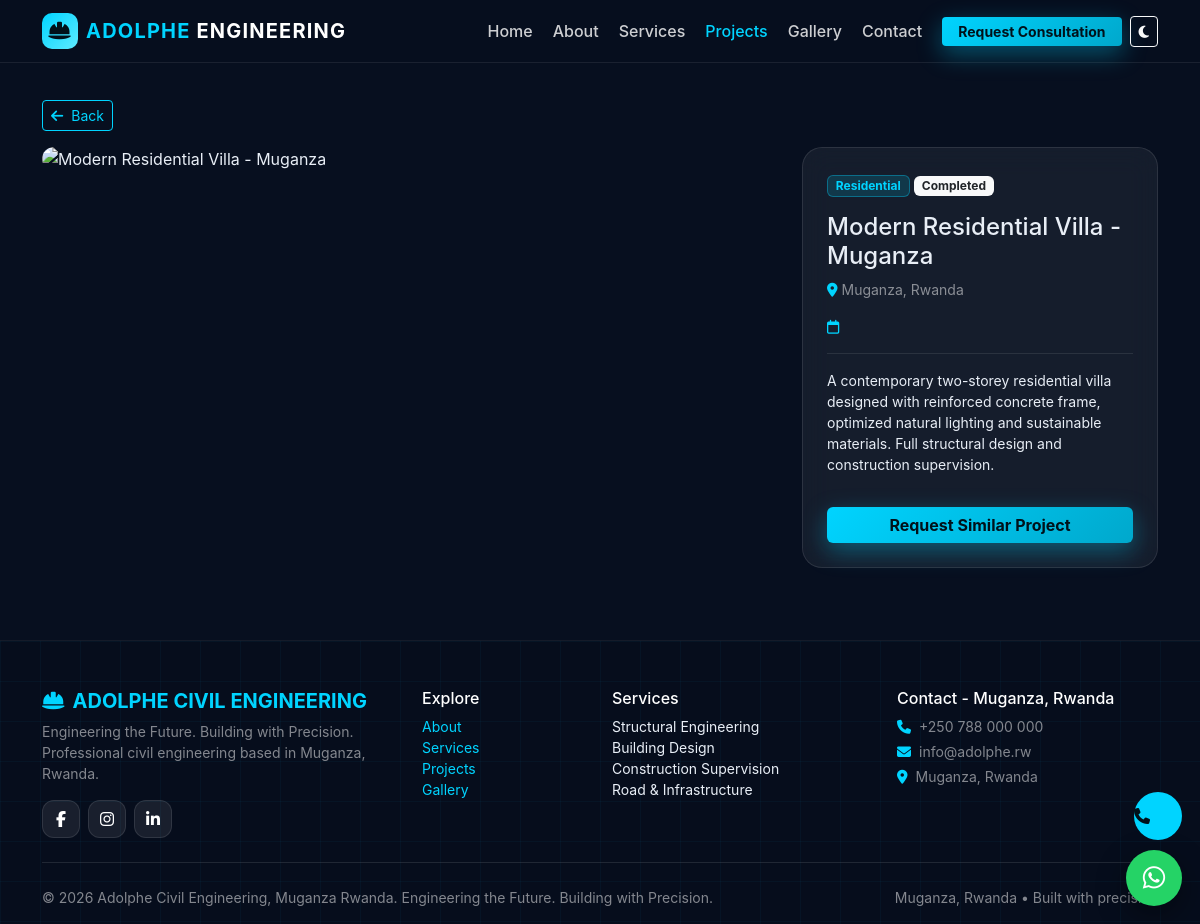
Page /project.php?id=1 on the committed database.
### tables this page shows
CREATE TABLE `projects` (
  `id` INT UNSIGNED AUTO_INCREMENT PRIMARY KEY,
  `title` VARCHAR(255) NOT NULL,
  `slug` VARCHAR(255) NOT NULL UNIQUE,
  `description` TEXT NOT NULL,
  `category` ENUM('Residential','Commercial','Roads','Bridges','Infrastructure','Structural','Other') NOT NULL DEFAULT 'Residential',
  `location` VARCHAR(255) DEFAULT 'Muganza, Rwanda',
  `start_date` DATE DEFAULT NULL,
  `completion_date` DATE DEFAULT NULL,
  `status` ENUM('Ongoing','Completed','Planned') NOT NULL DEFAULT 'Completed',
  `main_image` VARCHAR(255) DEFAULT NULL,
  `created_at` TIMESTAMP DEFAULT CURRENT_TIMESTAMP,
  `updated_at` TIMESTAMP DEFAULT CURRENT_TIMESTAMP ON UPDATE CURRENT_TIMESTAMP,
  INDEX (`category`), INDEX (`status`)
);

CREATE TABLE `site_settings` (
  `id` INT UNSIGNED AUTO_INCREMENT PRIMARY KEY,
  `setting_key` VARCHAR(100) NOT NULL UNIQUE,
  `setting_value` TEXT,
  `updated_at` TIMESTAMP DEFAULT CURRENT_TIMESTAMP ON UPDATE CURRENT_TIMESTAMP
);

### includes/functions.php (called while the page is built, shortened)
<?php
function e($str){ return htmlspecialchars($str ?? '', ENT_QUOTES, 'UTF-8'); }
function get_setting(PDO $pdo, string $key, $default=''){
    static $cache=[];
    if(isset($cache[$key])) return $cache[$key];
    $stmt=$pdo->prepare("SELECT setting_value FROM site_settings WHERE setting_key=?");
    $stmt->execute([$key]);
    $v=$stmt->fetchColumn();
    $cache[$key]= $v!==false ? $v : $default;
    return $cache[$key];
}

### project.php (the view, shortened to what this page needs)
<?php
require_once 'config/database.php';
require_once 'includes/functions.php';
$id=(int)($_GET['id'] ?? 0);
$stmt=$pdo->prepare("SELECT * FROM projects WHERE id=?");
$stmt->execute([$id]);
$p=$stmt->fetch();
include 'includes/header.php';
?>
<section class="section" style="padding-top:100px">
  <div class="container">
    <a href="projects.php" class="btn btn-outline-cyan btn-sm mb-3"><i class="fa-solid fa-arrow-left me-2"></i>Back</a>
    <div class="row g-4">
      <div class="col-lg-8" data-aos="fade-up">
        <?php $main=$p['main_image']?'uploads/projects/'.e($p['main_image']):'https://images.unsplash.com/photo-1486406146926-c627a92ad1ab?auto=format&fit=crop&w=900&q=80'; ?>
        <img src="<?= $main ?>" alt="<?= e($p['title']) ?>" class="w-100 rounded-4 mb-3" style="max-height:520px;object-fit:cover">
      </div>
      <div class="col-lg-4" data-aos="fade-left">
        <div class="glass-card p-4">
          <span class="badge badge-cyan"><?= e($p['category']) ?></span> <span class="badge bg-light text-dark"><?= e($p['status']) ?></span>
          <h2 class="h4 mt-3"><?= e($p['title']) ?></h2>
          <p class="small text-white-50"><i class="fa-solid fa-location-dot text-cyan me-1"></i><?= e($p['location']) ?></p>
          <p class="small text-white-50"><i class="fa-regular fa-calendar text-cyan me-1"></i><?= e($p['start_date'] ?? '') ?> <?php if($p['completion_date']) echo ' → '.e($p['completion_date']); ?></p>
          <hr class="border-secondary">
          <p class="small"><?= nl2br(e($p['description'])) ?></p>
          <a href="contact.php" class="btn btn-cyan w-100 mt-3">Request Similar Project</a>
        </div>
      </div>
    </div>
  </div>
</section>
<?php include 'includes/footer.php'; ?>

### includes/footer.php (shortened to what this page needs)
<?php
$footerText = get_setting($pdo,'footer_text','© 2026 Adolphe Civil Engineering, Muganza Rwanda.');
$phone=get_setting($pdo,'phone','+250 788 000 000');
$email=get_setting($pdo,'email','info@adolphe.rw');
$wa=get_setting($pdo,'whatsapp','+250788000000');
$waClean=preg_replace('/[^0-9]/','',$wa);
?>
</main>
<footer class="footer pt-5">
  <div class="blueprint-bg"></div>
  <div class="container position-relative">
    <div class="row g-4">
      <div class="col-lg-4">
        <h5 class="text-cyan fw-bold"><i class="fa-solid fa-helmet-safety me-2"></i>ADOLPHE CIVIL ENGINEERING</h5>
        <p class="text-white-50 small">Engineering the Future. Building with Precision.<br>Professional civil engineering based in Muganza, Rwanda.</p>
        <div class="d-flex gap-2 mt-3">
          <a href="<?= e(get_setting($pdo,'facebook','#'))?>" class="social-btn"><i class="fab fa-facebook-f"></i></a>
          <a href="<?= e(get_setting($pdo,'instagram','#'))?>" class="social-btn"><i class="fab fa-instagram"></i></a>
          <a href="<?= e(get_setting($pdo,'linkedin','#'))?>" class="social-btn"><i class="fab fa-linkedin-in"></i></a>
        </div>
      </div>
      <div class="col-6 col-lg-2">
        <h6 class="text-white">Explore</h6>
        <ul class="list-unstyled small footer-links">
          <li><a href="about.php">About</a></li><li><a href="services.php">Services</a></li><li><a href="projects.php">Projects</a></li><li><a href="gallery.php">Gallery</a></li>
        </ul>
      </div>
      <div class="col-6 col-lg-3">
        <h6 class="text-white">Services</h6>
        <ul class="list-unstyled small footer-links">
          <li>Structural Engineering</li><li>Building Design</li><li>Construction Supervision</li><li>Road & Infrastructure</li>
        </ul>
      </div>
      <div class="col-lg-3">
        <h6 class="text-white">Contact - Muganza, Rwanda</h6>
        <p class="small text-white-50 mb-1"><i class="fa-solid fa-phone me-2 text-cyan"></i><?= e($phone)?></p>
        <p class="small text-white-50 mb-1"><i class="fa-solid fa-envelope me-2 text-cyan"></i><?= e($email)?></p>
        <p class="small text-white-50"><i class="fa-solid fa-location-dot me-2 text-cyan"></i><?= e(get_setting($pdo,'location','Muganza, Rwanda'))?></p>
      </div>
    </div>
    <hr class="border-secondary my-4">
    <div class="d-flex flex-wrap justify-content-between small text-white-50 pb-3">
      <span><?= e($footerText)?></span><span>Muganza, Rwanda • Built with precision</span>
    </div>
  </div>
</footer>
<a href="https://wa.me/<?= e($waClean)?>" class="fab-whatsapp" target="_blank" rel="noopener" aria-label="WhatsApp"><i class="fab fa-whatsapp"></i></a>
<a href="tel:<?= e($phone)?>" class="fab-phone d-none d-md-flex" aria-label="Call"><i class="fa-solid fa-phone"></i></a>
</body>
</html>

### assets/css/style.css (style rules this page uses)
:root { --navy:#0a1628; --navy2:#0f2040; --cyan:#00d4ff; --cyan2:#00a8cc; --glass:rgba(255,255,255,.07); --glass-b:rgba(255,255,255,.12); --text:#e8eef6; --muted:#9aa8c0; }
* { scroll-behavior:smooth }
body { font-family:'Inter',system-ui,-apple-system,Segoe UI,Roboto,Arial,sans-serif;background:#070f1f;color:var(--text);overflow-x:hidden }
a { color:var(--cyan);text-decoration:none }
.text-cyan { color:var(--cyan)!important }
.btn-cyan { background:linear-gradient(135deg,var(--cyan),var(--cyan2));color:#00111a;font-weight:700;border:none;box-shadow:0 8px 24px rgba(0,212,255,.35) }
.btn-outline-cyan { border:1px solid var(--cyan);color:var(--cyan) }
.blueprint-bg { position:absolute;inset:0;background:linear-gradient(rgba(0,212,255,.04) 1px,transparent 1px),linear-gradient(90deg,rgba(0,212,255,.04) 1px,transparent 1px);background-size:40px 40px;pointer-events:none }
.section { padding:72px 0;position:relative }
.glass-card { background:rgba(255,255,255,.06);backdrop-filter:blur(14px);border:1px solid rgba(255,255,255,.1);border-radius:20px;transition:.3s }
.badge-cyan { background:rgba(0,212,255,.15);color:var(--cyan);border:1px solid rgba(0,212,255,.35) }
.footer { position:relative;background:#060d1c;overflow:hidden;border-top:1px solid rgba(255,255,255,.06) }
.social-btn { width:38px;height:38px;display:grid;place-items:center;background:rgba(255,255,255,.08);border:1px solid rgba(255,255,255,.1);border-radius:12px;color:#fff }
.fab-whatsapp { position:fixed;right:18px;bottom:18px;width:56px;height:56px;display:grid;place-items:center;background:#25d366;color:#fff;border-radius:50%;font-size:1.6rem;box-shadow:0 10px 30px rgba(0,0,0,.4);z-index:1040 }
.fab-phone { position:fixed;right:18px;bottom:84px;width:48px;height:48px;display:grid;place-items:center;background:var(--cyan);color:#00111a;border-radius:50%;z-index:1040 }

### rows in the picture
projects: category "Residential", status "Completed", title "Modern Residential Villa - Muganza", location "Muganza, Rwanda", description "A contemporary two-storey residential villa designed with reinforced concrete frame, optimized natural lighting and sustainable materials. Full structural design and construction supervision."
site_settings: setting_value "Muganza, Rwanda"

### other values in the picture
$phone "+250 788 000 000"
$email "info@adolphe.rw"
$footerText "© 2026 Adolphe Civil Engineering, Muganza Rwanda. Engineering the Future. Building with Precision."
